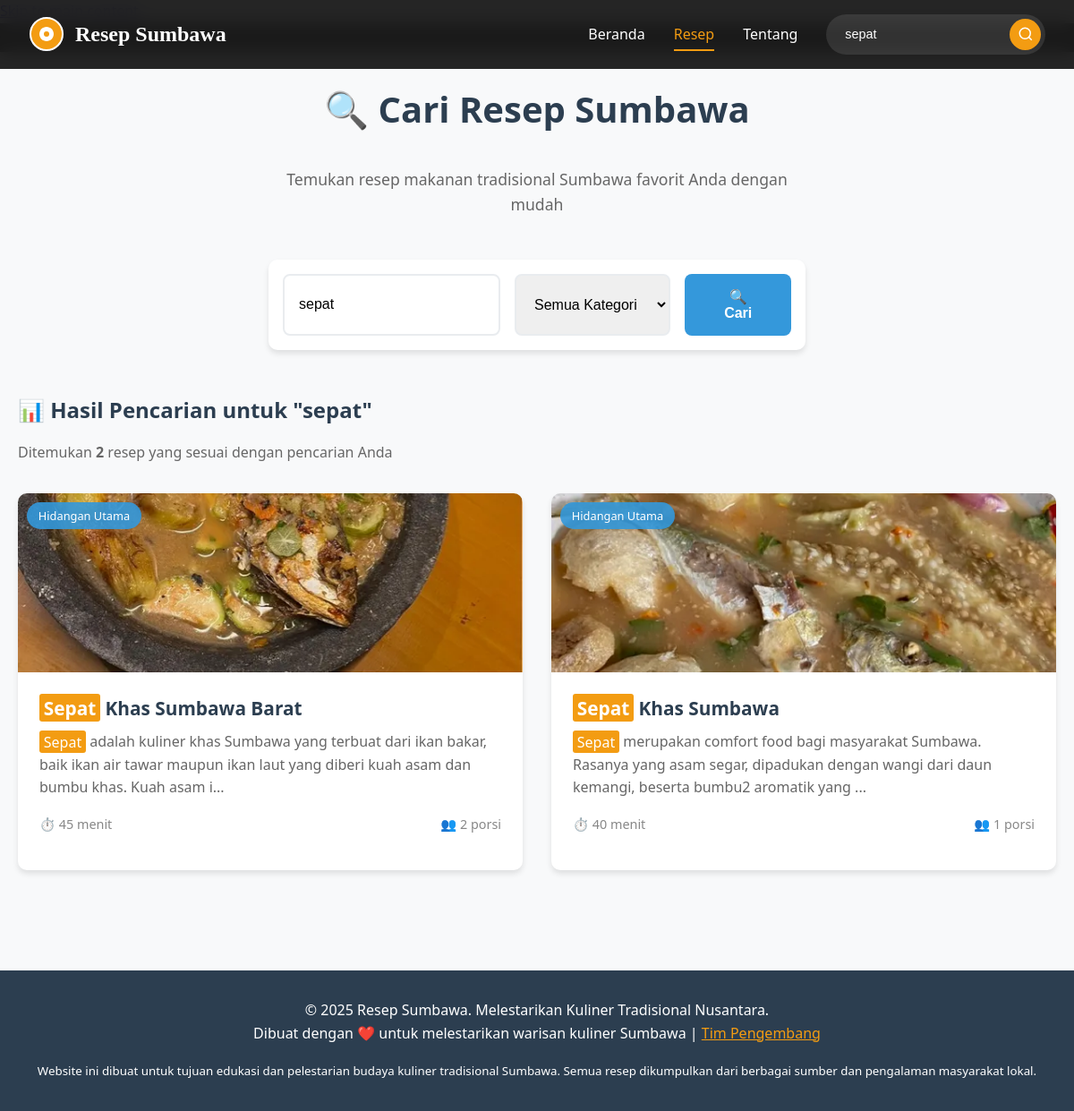
Page /cari_resep.php?keyword=sepat on the committed database.
### tables this page shows
CREATE TABLE resep (
    id_resep INT AUTO_INCREMENT PRIMARY KEY,
    nama_resep VARCHAR(100) NOT NULL,
    deskripsi TEXT NOT NULL,
    waktu_memasak INT,
    porsi INT DEFAULT 2,
    gambar VARCHAR(255),
    id_kategori INT,
    id_pengguna INT,
    created_at TIMESTAMP DEFAULT CURRENT_TIMESTAMP,
    updated_at TIMESTAMP DEFAULT CURRENT_TIMESTAMP ON UPDATE CURRENT_TIMESTAMP,
    FOREIGN KEY (id_kategori) REFERENCES kategori(id_kategori),
    FOREIGN KEY (id_pengguna) REFERENCES pengguna(id_pengguna)
);

CREATE TABLE kategori (
    id_kategori INT AUTO_INCREMENT PRIMARY KEY,
    nama_kategori VARCHAR(50) NOT NULL
);

### config/koneksi.php (called while the page is built, shortened)
<?php
function escape($string) {
    return htmlspecialchars($string, ENT_QUOTES, 'UTF-8');
}
function formatWaktu($menit) {
    return $menit . " menit";
}
?>

### cari_resep.php (the view, shortened to what this page needs)
<?php
require_once 'config/koneksi.php';
include 'includes/header.php';
$keyword = isset($_GET['keyword']) ? trim($_GET['keyword']) : '';
$kategoriId = isset($_GET['kategori']) ? (int)$_GET['kategori'] : 0;
$hasSearch = !empty($keyword) || $kategoriId > 0;
$resepPerHalaman = 6;
$halamanSekarang = isset($_GET['halaman']) ? (int)$_GET['halaman'] : 1;
$offset = ($halamanSekarang - 1) * $resepPerHalaman;
$resepList = [];
$totalResep = 0;
if ($hasSearch) {
    try {
        $conditions = [];
        $params = [];
        if (!empty($keyword)) {
            $conditions[] = "(r.nama_resep LIKE :keyword OR r.deskripsi LIKE :keyword)";
            $params[':keyword'] = '%' . $keyword . '%';
        }
        $whereClause = implode(' AND ', $conditions);
        $stmtTotal = $pdo->prepare("
            SELECT COUNT(*) as total
            FROM resep r
            WHERE $whereClause
        ");
        foreach ($params as $key => $value) {
            $stmtTotal->bindValue($key, $value);
        }
        $stmtTotal->execute();
        $totalResep = $stmtTotal->fetch()['total'];
        $orderBy = !empty($keyword) ?
            "ORDER BY
                CASE
                    WHEN r.nama_resep LIKE :exact_keyword THEN 1
                    WHEN r.nama_resep LIKE :start_keyword THEN 2
                    ELSE 3
                END,
                r.created_at DESC" :
            "ORDER BY r.created_at DESC";
        $stmt = $pdo->prepare("
            SELECT r.*, k.nama_kategori
            FROM resep r
            LEFT JOIN kategori k ON r.id_kategori = k.id_kategori
            WHERE $whereClause
            $orderBy
            LIMIT :limit OFFSET :offset
        ");
        foreach ($params as $key => $value) {
            $stmt->bindValue($key, $value);
        }
        if (!empty($keyword)) {
            $stmt->bindValue(':exact_keyword', $keyword);
            $stmt->bindValue(':start_keyword', $keyword . '%');
        }
        $stmt->bindValue(':limit', $resepPerHalaman, PDO::PARAM_INT);
        $stmt->bindValue(':offset', $offset, PDO::PARAM_INT);
        $stmt->execute();
        $resepList = $stmt->fetchAll();
    } catch(PDOException $e) {
        $error = "Error dalam pencarian: " . $e->getMessage();
    }
}
?>
<div class="container">
    <div style="text-align: center; margin-bottom: 3rem;">
        <h1 class="page-title">🔍 Cari Resep Sumbawa</h1>
        <p style="color: #666; font-size: 1.1rem; max-width: 600px; margin: 0 auto;">
            Temukan resep makanan tradisional Sumbawa favorit Anda dengan mudah
        </p>
    </div>
    <div style="max-width: 600px; margin: 0 auto 3rem;">
        <form action="/cari_resep.php" method="GET" style="display: flex; gap: 1rem; background: white; padding: 1rem; border-radius: 10px; box-shadow: 0 4px 6px rgba(0,0,0,0.1);">
            <input
                type="text"
                name="keyword"
                placeholder="Masukkan nama resep atau bahan..."
                value="<?php echo escape($keyword); ?>"
                style="flex: 1; padding: 1rem; border: 2px solid #e9ecef; border-radius: 8px; font-size: 1rem; outline: none; transition: border-color 0.3s ease;"
                onfocus="this.style.borderColor='#3498db'"
                onblur="this.style.borderColor='#e9ecef'"
            >
            <select name="kategori" style="padding: 1rem; border: 2px solid #e9ecef; border-radius: 8px; font-size: 1rem; outline: none; min-width: 150px;">
                <option value="">Semua Kategori</option>
            </select>
            <button
                type="submit"
                style="padding: 1rem 2rem; background: #3498db; color: white; border: none; border-radius: 8px; cursor: pointer; font-size: 1rem; font-weight: bold; transition: background 0.3s ease;"
                onmouseover="this.style.background='#2980b9'"
                onmouseout="this.style.background='#3498db'"
            >
                🔍 Cari
            </button>
        </form>
    </div>
    <?php if ($hasSearch): ?>
        <div style="margin-bottom: 2rem;">
            <h2 style="color: #2c3e50; margin-bottom: 1rem;">
                📊 Hasil Pencarian untuk "<?php echo escape($keyword); ?>"
            </h2>
            <p style="color: #666;">
                Ditemukan <strong><?php echo $totalResep; ?></strong> resep yang sesuai dengan pencarian Anda
            </p>
        </div>
        <?php if (empty($resepList)): ?>
            <div style="text-align: center; padding: 3rem; background: white; border-radius: 10px; box-shadow: 0 4px 6px rgba(0,0,0,0.1);">
                <div style="font-size: 4rem; margin-bottom: 1rem;">😔</div>
                <h3 style="color: #2c3e50; margin-bottom: 1rem;">Tidak Ada Resep Ditemukan</h3>
                <p style="color: #666; margin-bottom: 2rem;">
                    Maaf, tidak ada resep yang cocok dengan kata kunci "<strong><?php echo escape($keyword); ?></strong>".
                </p>
                <div style="background: #f8f9fa; padding: 1.5rem; border-radius: 8px; margin-bottom: 2rem;">
                    <h4 style="color: #2c3e50; margin-bottom: 1rem;">💡 Tips Pencarian:</h4>
                    <ul style="text-align: left; color: #666; max-width: 400px; margin: 0 auto;">
                        <li>Coba gunakan kata kunci yang lebih umum</li>
                        <li>Periksa ejaan kata kunci</li>
                        <li>Gunakan nama bahan atau jenis masakan</li>
                        <li>Coba kata kunci seperti "sepat", "barongko", "singang"</li>
                    </ul>
                </div>
                <a href="/index.php" class="btn btn-primary">
                    🏠 Lihat Semua Resep
                </a>
            </div>
        <?php else: ?>
            <div class="recipe-grid">
                <?php foreach ($resepList as $resep): ?>
                    <article class="recipe-card">
                        <div class="recipe-image-container">
                            <?php if (!empty($resep['gambar']) && file_exists($_SERVER['DOCUMENT_ROOT'] . $resep['gambar'])): ?>
                                <img
                                    src="<?php echo escape($resep['gambar']); ?>"
                                    alt="<?php echo escape($resep['nama_resep']); ?>"
                                    class="recipe-image"
                                    loading="lazy"
                                    onerror="this.src='/placeholder.svg?height=200&width=300&text=No+Image'"
                                >
                            <?php endif; ?>
                            <?php if (!empty($resep['nama_kategori'])): ?>
                                <div style="position: absolute; top: 10px; left: 10px; background: rgba(52, 152, 219, 0.9); color: white; padding: 0.3rem 0.8rem; border-radius: 15px; font-size: 0.8rem;">
                                    <?php echo escape($resep['nama_kategori']); ?>
                                </div>
                            <?php endif; ?>
                        </div>
                        <div class="recipe-content">
                            <h3 class="recipe-title">
                                <a href="/detail_resep.php?id_resep=<?php echo $resep['id_resep']; ?>" style="text-decoration: none; color: inherit;">
                                    <?php
                                    $namaResep = $resep['nama_resep'];
                                    if (!empty($keyword)) {
                                        $namaResep = preg_replace('/(' . preg_quote($keyword, '/') . ')/i', '<mark style="background: #f39c12; color: white; padding: 0.1rem 0.3rem; border-radius: 3px;">$1</mark>', $namaResep);
                                    }
                                    echo $namaResep;
                                    ?>
                                </a>
                            </h3>
                            <p class="recipe-description">
                                <?php
                                $deskripsi = $resep['deskripsi'];
                                if (strlen($deskripsi) > 150) {
                                    $deskripsi = substr($deskripsi, 0, 150) . '...';
                                }
                                if (!empty($keyword)) {
                                    $deskripsi = preg_replace('/(' . preg_quote($keyword, '/') . ')/i', '<mark style="background: #f39c12; color: white; padding: 0.1rem 0.3rem; border-radius: 3px;">$1</mark>', $deskripsi);
                                }
                                echo $deskripsi;
                                ?>
                            </p>
                            <div class="recipe-meta">
                                <span title="Waktu Memasak">
                                    ⏱️ <?php echo $resep['waktu_memasak'] ? formatWaktu($resep['waktu_memasak']) : 'Tidak diketahui'; ?>
                                </span>
                                <span title="Porsi">
                                    👥 <?php echo $resep['porsi']; ?> porsi
                                </span>
                            </div>
                        </div>
                    </article>
                <?php endforeach; ?>
            </div>
        <?php endif; ?>
    <?php endif; ?>
</div>
<?php include 'includes/footer.php'; ?>

### rows in the picture
resep: gambar (picture), id_kategori.nama_kategori "Hidangan Utama", nama_resep "Sepat Khas Sumbawa Barat", deskripsi "Sepat adalah kuliner khas Sumbawa yang terbuat dari ikan bakar, baik ikan air tawar maupun ikan laut yang diberi kuah asam dan bumbu khas. Kuah asam i...", waktu_memasak "45 menit", porsi "2"
resep: gambar (picture), id_kategori.nama_kategori "Hidangan Utama", nama_resep "Sepat Khas Sumbawa", deskripsi "Sepat merupakan comfort food bagi masyarakat Sumbawa. Rasanya yang asam segar, dipadukan dengan wangi dari daun kemangi, beserta bumbu2 aromatik yang ...", waktu_memasak "40 menit", porsi "1"

### other values in the picture
$keyword "sepat"
$totalResep "2"
